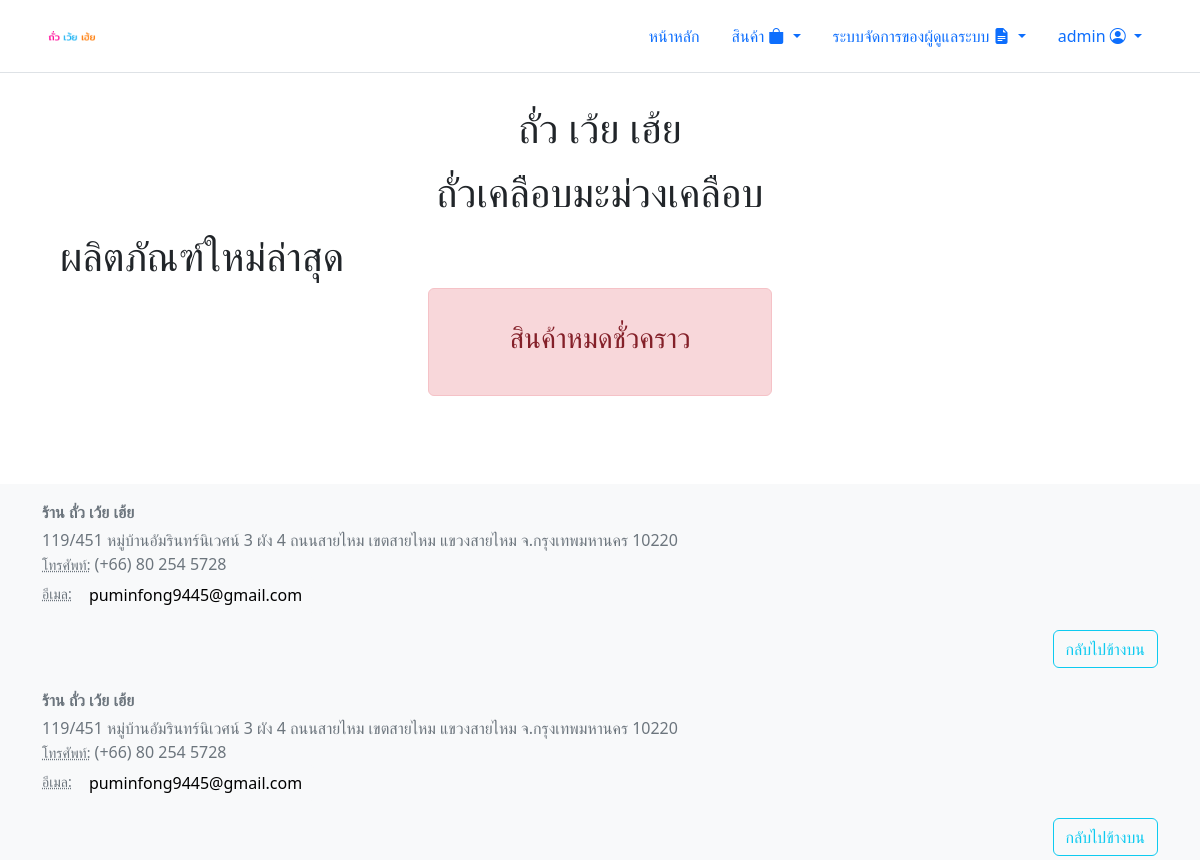
Page /view/home_page/home.php (signed in) on the earlier database version.
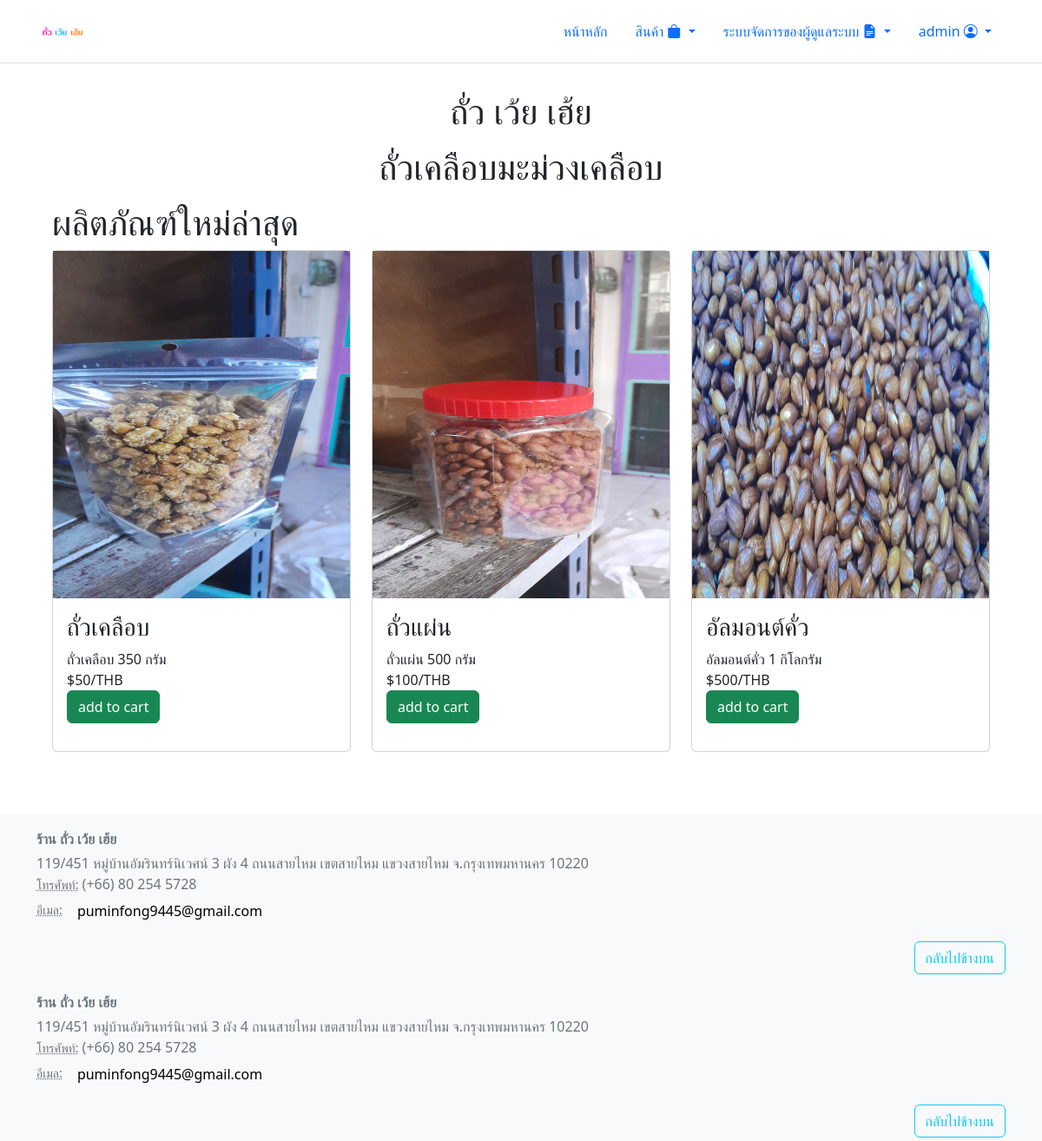
Same page on the later database version.
### tables this page shows
CREATE TABLE `products` (
  `product_id` int(11) NOT NULL,
  `product_name` varchar(200) DEFAULT '',
  `product_category` varchar(255) DEFAULT NULL,
  `product_description` varchar(200) DEFAULT NULL,
  `product_img` varchar(255) DEFAULT NULL,
  `product_price` double DEFAULT NULL,
  `product_status` varchar(200) NOT NULL DEFAULT 'active',
  `product_amount` double NOT NULL DEFAULT 0
);

### html/inc/permission.php (called while the page is built, shortened)
<?php
  function checkusername()
  {
    if (isset($_SESSION['username'])) {
      return TRUE;
    }
    else
    {
      return FALSE;
    }
  }
  function checkrole($role)
  {
    if(isset($_SESSION['role']) && $_SESSION['role'] == $role)
    {
      return TRUE;
    }
    else
    {
      return FALSE;
    }
  }
?>

### html/view/product_page/product_list.php (the view, shortened to what this page needs)
<?php
    require_once("../../inc/header.php");
    require '../../inc/cart.php';
?>
<div class="container">
<section class="products">
   <h1 class="heading">ผลิตภัณฑ์ใหม่ล่าสุด</h1>
   <div class="row">
    <?php
      $select_products = mysqli_query($db, "SELECT * FROM `products` WHERE `product_status` = 'active'");
      if(mysqli_num_rows($select_products) > 0){
         while($fetch_product = mysqli_fetch_assoc($select_products)){
      ?>
    <div class="col-4">
        <div class="card">
                <img src="../../images/products_image/<?php echo $fetch_product['product_img']; ?>" style="height: 400px;" alt="">
                <div class="card-body">
                <h3 class="card-title"><?php echo $fetch_product['product_name']; ?></h3>
                <form action="" method="post" enctype="multipart/form-data">
                    <div>
                        <div class="card-text"><?php echo $fetch_product['product_description']; ?></div>
                        <div class="card-text">$<?php echo $fetch_product['product_price']; ?>/THB</div>
                        <?php if(checkusername()){
                        ?>
                        <input type="submit" class="btn btn-success" value="add to cart" name="add_to_cart">
                        <?php
                        }
                        ?>
                    </div>
                </form>
                </div>
            </div>
    </div>
    <?php
         };
      }
      else { ?>
        <div class="col-4">
        </div>
    <div class="col-4">
        <div class="card alert alert-danger text-center">
                <div class="card-body">
                <h3 class="card-title">สินค้าหมดชั่วคราว</h3>
                </div>
            </div>
    </div>
      <?php }
      ?>
  </div>
</div>
</div>
<?php
require_once("../../inc/footer.php");
?>

### html/inc/header.php (shortened to what this page needs)
<!DOCTYPE html>
<html lang="en">
<head>
    <?php require 'script.php'; ?>
    <?php require 'permission.php'; ?>
</head>
<body class="d-flex flex-column min-vh-100">
  <div id="header" class="fixed-top mb-4 border-bottom bg-white">
    <header class="container d-flex flex-wrap justify-content-center py-3">
      <div class="d-flex align-items-center mb-3 mb-md-0 me-md-auto text-dark text-decoration-none">
        <a href="../../index.php">
        <img src="../../images/logo.png" style="width:60px;height:40px;display: inline;"></img>
          </a>
      </div>
      <ul class="nav nav-pills">
        <li class="nav-item"><a name="home" href="../../index.php" class="nav-link">หน้าหลัก</a></li>
        <?php
        if (isset($_SESSION['username']))
        {?>
        <li class="nav-item dropdown">
            <a class="nav-link dropdown-toggle" href="#" id="navbarDarkDropdownMenuLink" role="button" data-bs-toggle="dropdown" aria-expanded="false">
            สินค้า <i class="bi bi-bag-fill"></i>
            </a>
          </li>
        <?php
          if (checkrole('admin')) {
          ?>
          <li class="nav-item dropdown">
            <a class="nav-link dropdown-toggle" href="#" id="navbarDarkDropdownMenuLink" role="button" data-bs-toggle="dropdown" aria-expanded="false">
              ระบบจัดการของผู้ดูแลระบบ <i class="bi bi-file-earmark-text-fill"></i>
            </a>
          </li>
              <?php
          } ?>
              <li class="nav-item dropdown">
              <a class="nav-link dropdown-toggle" href="#" id="navbarDarkDropdownMenuLink" role="button" data-bs-toggle="dropdown" aria-expanded="false">
              <?=$_SESSION['username']?> <i class="bi bi-person-circle"></i>
              </a>
          </li>
        <?php
        }
        else
        {
        ?>
          <li class="nav-item"><span><a name="login" href="../../util/registration/login.php" class="nav-link">เข้าสู่ระบบ</a></span></li>
          <li class="nav-item"><span><a name="register" href="../../util/registration/register.php" class="nav-link">สมัครสมาชิก</a></span></li>
        <?php
        }
        ?>
      </ul>
    </header>
  </div>
<main class="bg-transparent">
<div class="my-5 p-5 pb-md-4">

### html/inc/script.php (shortened to what this page needs)
<link href="https://cdn.jsdelivr.net/npm/bootstrap@5.0.2/dist/css/bootstrap.min.css" rel="stylesheet">
<link rel="stylesheet" href="https://cdn.jsdelivr.net/npm/bootstrap-icons@1.9.1/font/bootstrap-icons.css">
<link rel="stylesheet" href="https://cdn.datatables.net/1.13.1/css/dataTables.bootstrap5.min.css" type="text/css">
<link rel="stylesheet" href="https://cdnjs.cloudflare.com/ajax/libs/twitter-bootstrap/5.2.0/css/bootstrap.min.css" type="text/css">

### html/view/home_page/home.php (shortened to what this page needs)
<?php
require '../../inc/header.php';
if (checkusername()) {
    ?>
    <div class="row">
        <div class="col-4"></div>
        <div class="col-4 text-center">
            <h1><h1 class="fs-1 mb-3">ถั่ว เว้ย เฮ้ย</h1>
          <h4 class="fs-1 mb-3">ถั่วเคลือบมะม่วงเคลือบ</h4></h1>
        </div>
        <div class="col-4"></div>
    </div>
    <?php
    require '../product_page/product_list.php';
}
else {
    require 'intro.php';
}
require '../../inc/footer.php';
?>

### html/inc/footer.php (shortened to what this page needs)
</main>
</body>
<footer class="bg-light text-muted mt-auto">
  <div class="container py-3">
    <div class="row g-0">
      <div class="col-sm-6 col-md-8">
        <address>
        <p class="mb-1"><strong>ร้าน ถั่ว เว้ย เฮ้ย</strong>
        <br>
        <p class="mb-0">119/451 หมู่บ้านอัมรินทร์นิเวศน์ 3 ผัง 4 ถนนสายไหม
        เขตสายไหม แขวงสายไหม จ.กรุงเทพมหานคร 10220</p>
        <p class="mb-0"><abbr title="Phone" class="initialism">โทรศัพท์:</abbr> (+66) 80 254 5728</p>
        <p class="mb-0"><abbr title="Email" class="initialism">อีเมล:</abbr>
        <a href="mailto:puminfong9445@gmail.com" class="btn btn-light">puminfong9445@gmail.com</a></p>
        </address>
      </div>
    </div>
    <p class="float-end mb-1 ">
        <a href="#" class="btn btn-outline-info">กลับไปข้างบน</a>
    </p>
  </div>
</footer>
</html>

Differences in the rows shown:
added products: product_img (picture), product_name "ถั่วเคลือบ", product_description "ถั่วเคลือบ 350 กรัม", product_price "50"
added products: product_img (picture), product_name "ถั่วแผ่น", product_description "ถั่วแผ่น 500 กรัม", product_price "100"
added products: product_img (picture), product_name "อัลมอนต์คั่ว", product_description "อัลมอนต์คั่ว 1 กิโลกรัม", product_price "500"
Other differences:
text no longer shown: "สินค้าหมดชั่วคราว"
